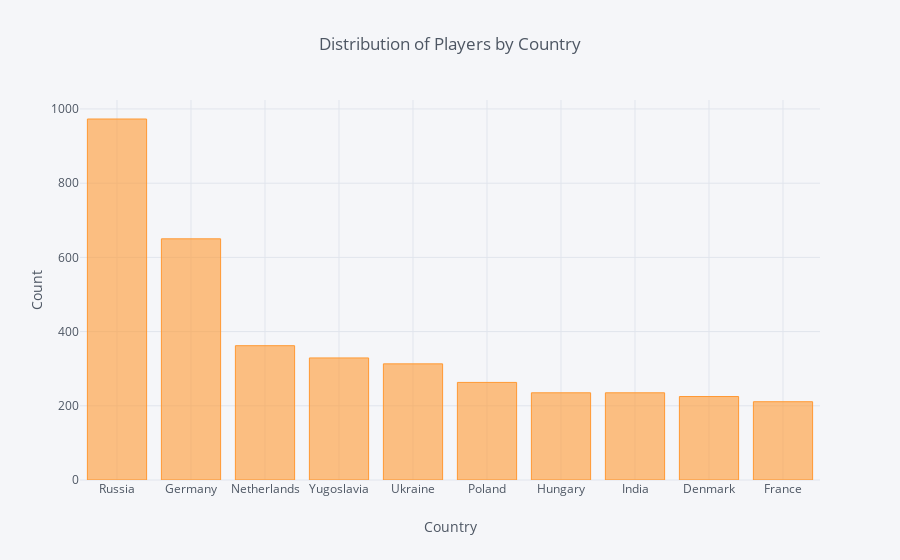

Write notebook code for a chart like this one.
### Markdown cell above
##### Distribution of Players by Country

### Code cell
# Distribution of Players by Country
country = pd.read_sql('''SELECT COUNT(*) AS count, country
                            FROM table4
                            WHERE country <> "None" AND country <> 'United'
                            GROUP BY country
                            ORDER BY count DESC LIMIT 10''', conn)

country.iplot(x='Country', y='count', kind='bar', xTitle='Country', 
                            yTitle='Count', 
                            title='Distribution of Players by Country')

### Figure 1 — Plotly figure (JSON) as saved in the notebook; plotly's stock layout.template omitted (floating-point values rounded to 4 significant figures)
{"data": [{"marker": {"color": "rgba(255, 153, 51, 0.6)", "line": {"color": "rgba(255, 153, 51, 1.0)", "width": 1}}, "name": "count", "orientation": "v", "text": "", "type": "bar", "uid": "419dfb5c-3e40-42f2-acb7-aa73f15d18d7", "x": ["Russia", "Germany", "Netherlands", "Yugoslavia", "Ukraine", "Poland", "Hungary", "India", "Denmark", "France"], "y": [973, 650, 362, 329, 313, 263, 235, 235, 225, 211]}], "layout": {"legend": {"bgcolor": "#F5F6F9", "font": {"color": "#4D5663"}}, "paper_bgcolor": "#F5F6F9", "plot_bgcolor": "#F5F6F9", "title": {"font": {"color": "#4D5663"}, "text": "Distribution of Players by Country"}, "xaxis": {"gridcolor": "#E1E5ED", "showgrid": true, "tickfont": {"color": "#4D5663"}, "title": {"font": {"color": "#4D5663"}, "text": "Country"}, "zerolinecolor": "#E1E5ED"}, "yaxis": {"gridcolor": "#E1E5ED", "showgrid": true, "tickfont": {"color": "#4D5663"}, "title": {"font": {"color": "#4D5663"}, "text": "Count"}, "zerolinecolor": "#E1E5ED"}}}
